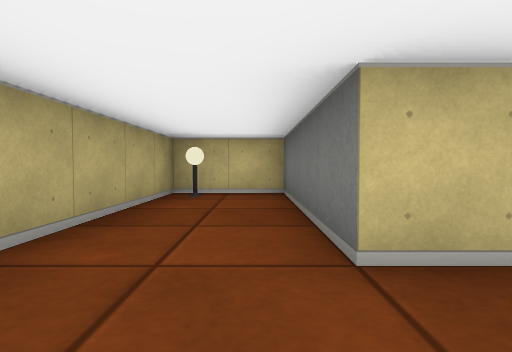
view 1 (above)

17 first-person views from a walk through a cub3D level. The camera is about half as high as the walls, tilts 2° down and sees 80° across. The floor is counted in squares. Each view is taken from the middle of a square. On the plan, view 1 faces up. The plan holds only what a view shows up to about 9 squares ahead; the rest is blank.

view 2
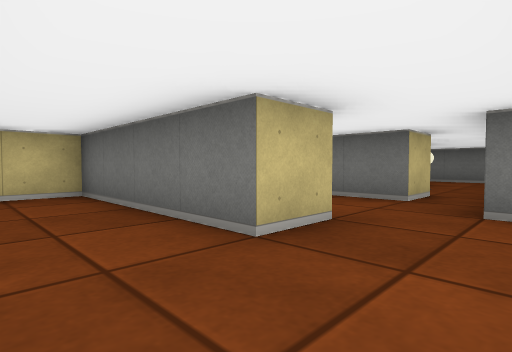

view 3
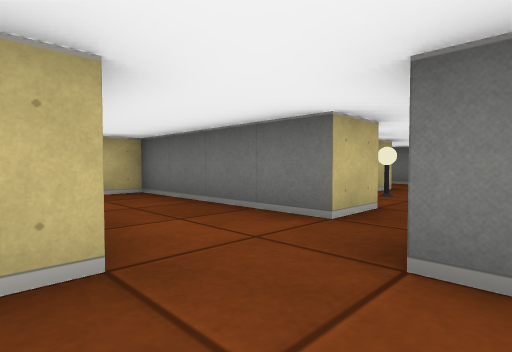

view 4
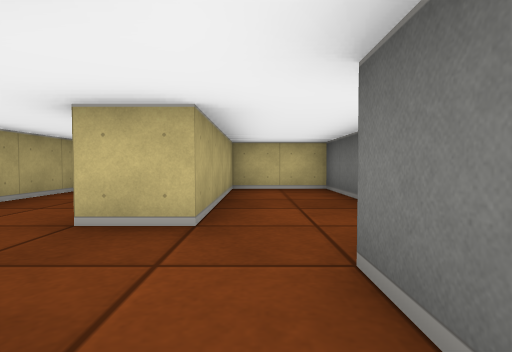

view 5
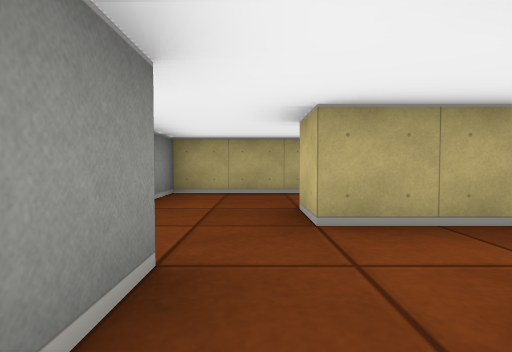

view 6
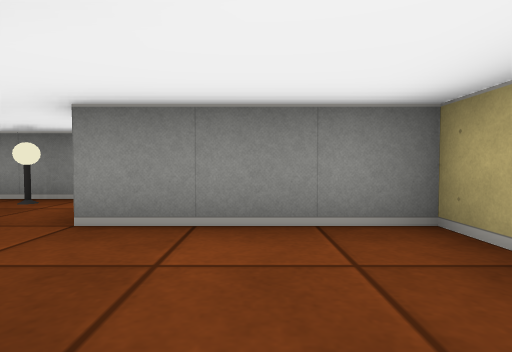

view 7
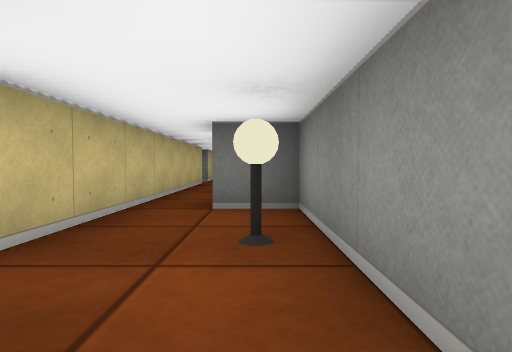

view 8
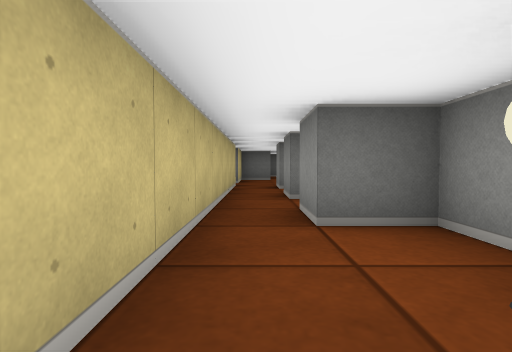

view 9
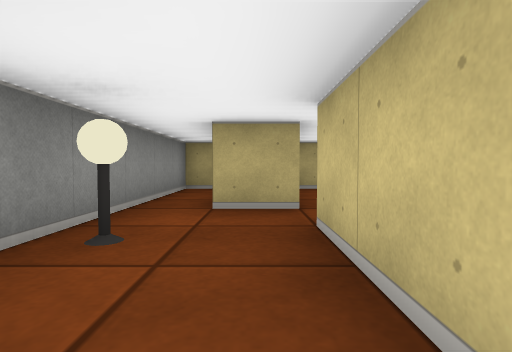

view 10
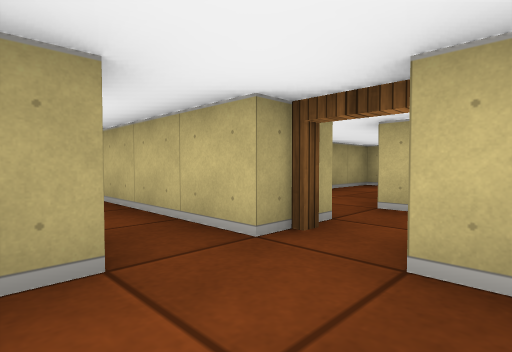

view 11
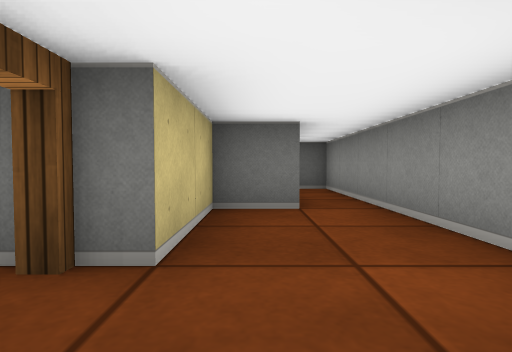

view 12
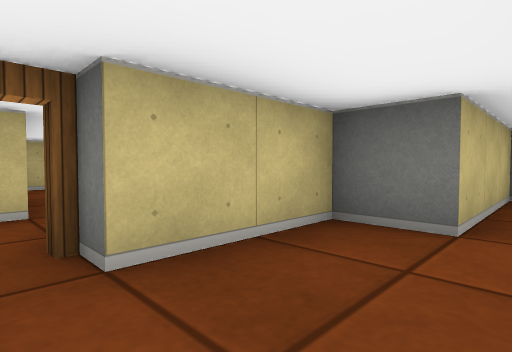

view 13
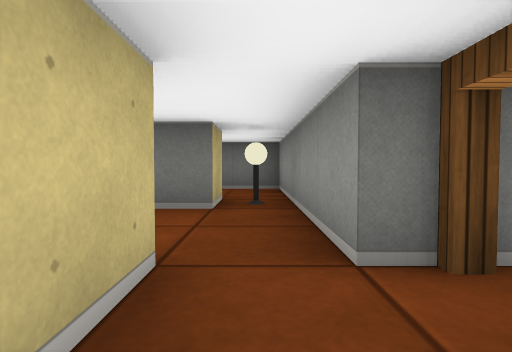

view 14
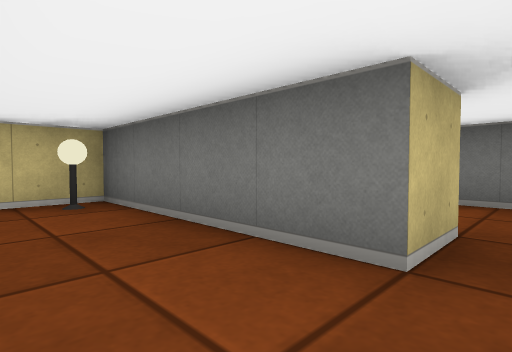

view 15
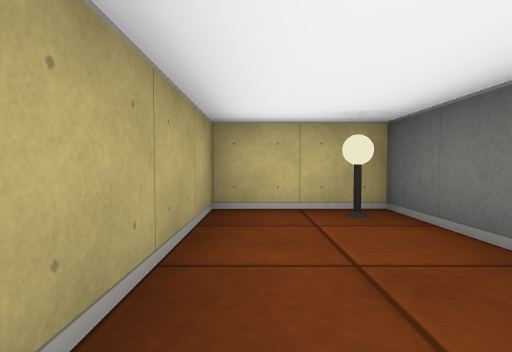

view 16
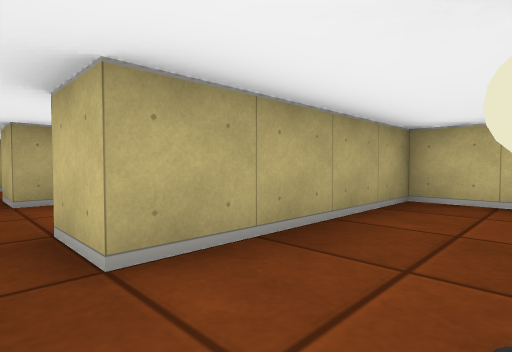

view 17
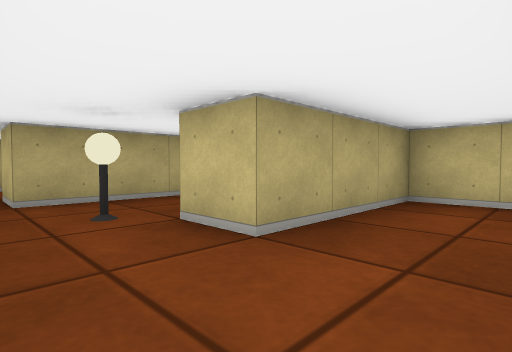

### Floor plan
Points are (right, up) in squares from view 1. A wall is a line through its corners. A room is listed if a view was taken in it or the views show most of it. See-through windows are left out.
Room 1 (views 1, 2, 3, 6)
walls: (1.5, 1.5) (0.5, 1.5) (0.5, 5.5) (-1.5, 5.5) (-1.5, -0.5) (1.5, -0.5)
ways out: opening at (1, 0.5) to room 3
objects: lamp (-1, 5)
Room 2 (views 4, 7, 8, 9)
walls: (1.5, -0.5) (1.5, -1.5); (-1.5, -1.9) (-1.5, -2.5) (4.5, -2.5) (4.5, -1.5) (5.5, -1.5); (5.5, -0.5) (2.5, -0.5)
ways out: opening at (2, 0) to room 3; opening at (5, -1) to room 5
objects: lamp (3, -2)
Room 3 (view 5)
walls: (4.5, 1.5) (3.5, 1.5) (3.5, 5.5) (1.5, 5.5) (1.5, 1.5); (2.5, -0.5) (2.5, 0.5) (3.5, 0.5)
ways out: opening at (1, 0.5) to room 1; opening at (2, 0) to room 2; opening at (4, 1) to room 8
Room 4 (views 10, 12)
walls: (10.8, -2.5) (15.5, -2.5) (15.5, -1.5) (12.5, -1.5) (12.5, -0.5) (10.5, -0.5); (9.5, -1.4) (9.5, -2)
ways out: opening at (9, -1) to room 5; open door at (10, 0) to room 6
Room 5 (view 11)
walls: (6.5, -1.5) (7.5, -1.5); (8.5, -1.5) (9.2, -1.5); (9.5, -0.5) (5.5, -0.5)
ways out: opening at (5, -1) to room 2; opening at (9, -1) to room 4
Room 6 (views 13, 17)
walls: (10.6, 1.5) (9.5, 1.5) (9.5, 3.2); (8.6, 5.5) (7.5, 5.5) (7.5, 2.5)
ways out: open door at (10, 0) to room 4; opening at (10, 1) to room 7; opening at (7, 1) to room 8
Room 7 (views 14, 15)
walls: (13.6, 1.5) (12.5, 1.5) (12.5, 5.5) (10.5, 5.5) (10.5, 2.5); (10.5, 0.5) (13.5, 0.5)
ways out: opening at (10, 1) to room 6
objects: lamp (12, 5); lamp (13, 1)
Room 8 (view 16)
walls: (7.5, 2.5) (6.5, 2.5); (5.6, 5.5) (4.5, 5.5) (4.5, 1.5)
ways out: opening at (4, 1) to room 3; opening at (7, 1) to room 6
objects: lamp (6, 2)

Where each view was taken, in squares from view 1:
view 1: 0 up, 0 right, facing up
view 2: 0 up, 1 left, facing up-right
view 3: 0 up, 1 right, facing up-right
view 4: 1 down, 2 right, facing up
view 5: 1 up, 4 right, facing left
view 6: 2 up, 0 right, facing down
view 7: 2 down, 1 right, facing right
view 8: 1 down, 2 right, facing right
view 9: 1 down, 5 right, facing left
view 10: 2 down, 11 right, facing up-left
view 11: 1 down, 9 right, facing right
view 12: 2 down, 10 right, facing up-right
view 13: 1 up, 9 right, facing right
view 14: 1 up, 11 right, facing up-right
view 15: 2 up, 11 right, facing up
view 16: 1 up, 6 right, facing up-left
view 17: 1 up, 9 right, facing up-left
